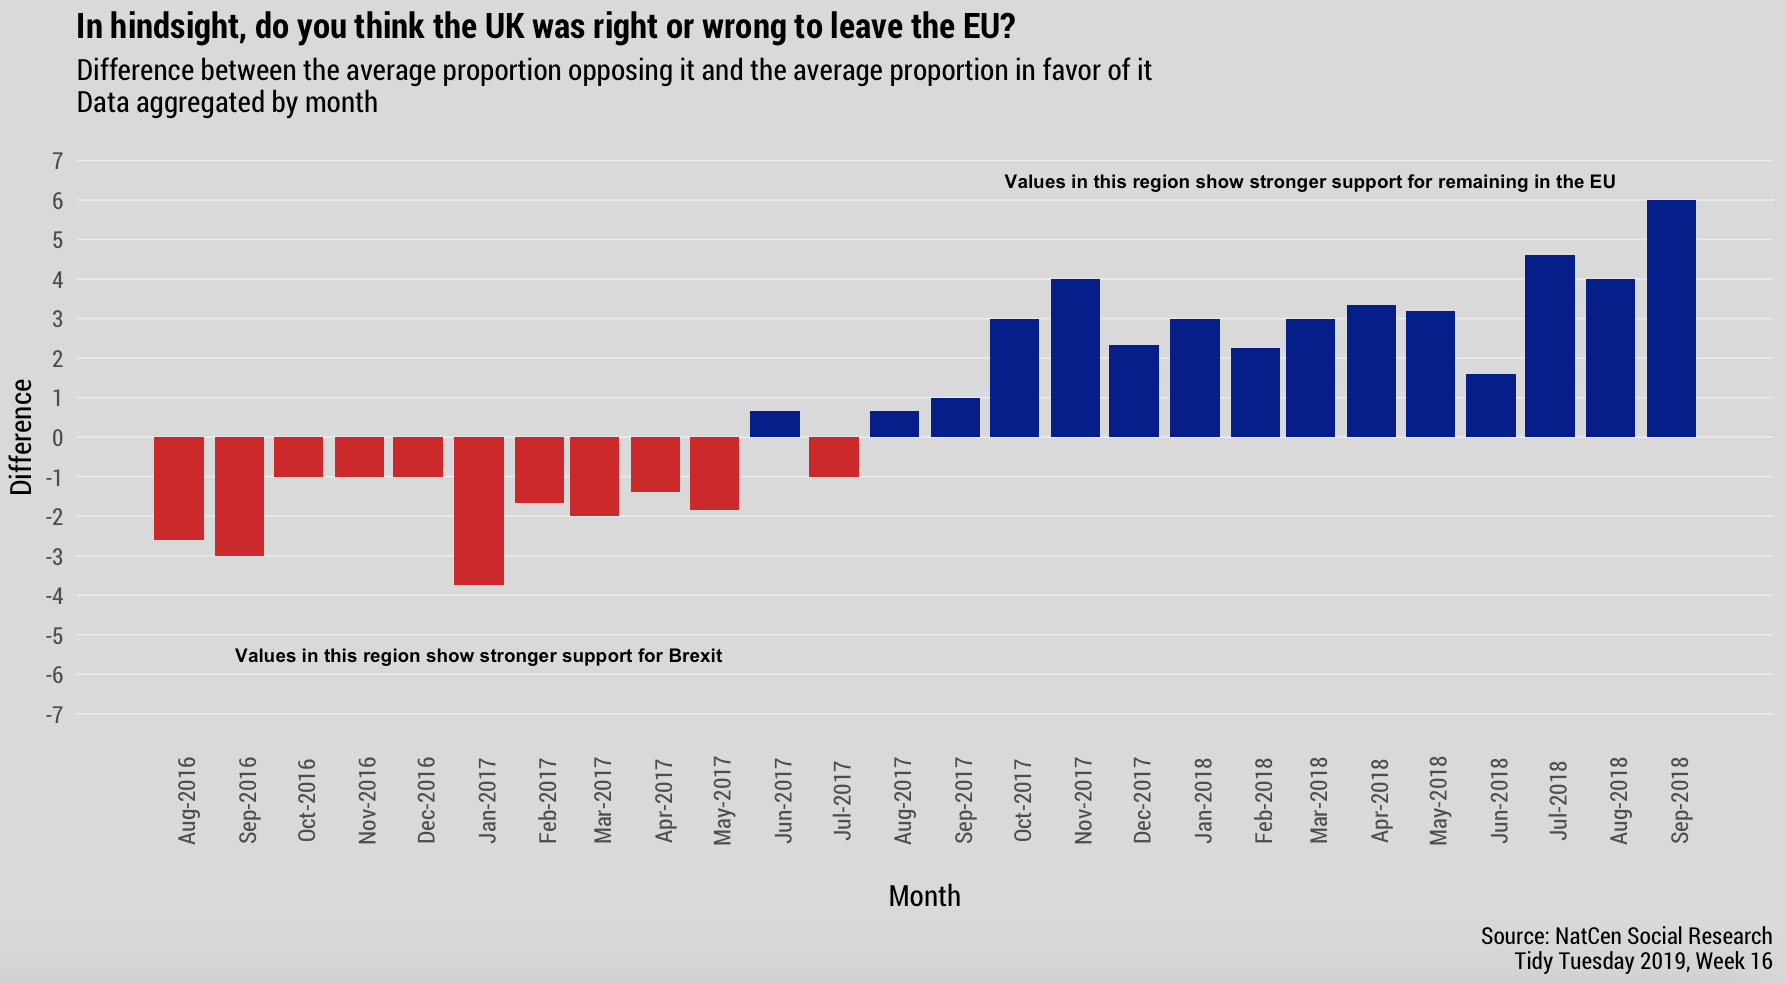

This chart was generated by the following R code:
remove(list = ls())
options(stringsAsFactors = FALSE)
options(scipen = 999)

setwd("/Users/francisco06121988/Desktop/rviz/tidy_tuesday_2019_week_15/")
library(tidyverse);library(lubridate)

brexit <- readr::read_csv("https://raw.githubusercontent.com/rfordatascience/tidytuesday/master/data/2019/2019-04-16/brexit.csv") %>%
    mutate(date = lubridate::dmy(date),
           month = floor_date(date, unit = "month"))

brexit %>%
    group_by(month) %>%
    summarise(mean_right = mean(percent_responding_right),
           mean_wrong = mean(percent_responding_wrong)) %>%
    mutate(result = mean_wrong-mean_right,
           my_fill = result >0) %>%
    ggplot(aes(x = month, y = result, fill = my_fill)) + 
    labs(x = "\nMonth",
         y = "Difference",
         title = "In hindsight, do you think the UK was right or wrong to leave the EU?",
         subtitle = "Difference between the average proportion opposing it and the average proportion in favor of it\nData aggregated by month",
         caption = "Source: NatCen Social Research\nTidy Tuesday 2019, Week 16") +
    geom_col() + 
    scale_x_date(date_labels = "%b-%Y",
                 breaks = seq.Date(ymd("2016-08-01"),ymd("2018-09-01"), by = "month")) + 
    theme_minimal() + 
    theme(
        text = element_text(family = "Roboto Condensed"),
        legend.position = "none",
        axis.text.x = element_text(angle = 90),
        panel.grid.minor.x = element_blank(),
        panel.grid.major.x = element_blank(),
        panel.grid.minor.y = element_blank(),
        panel.grid.major.y = element_line(size = 0.3),
        plot.background = element_rect(fill = "gray85"),
        plot.title = element_text(face = "bold")
    ) + 
    scale_y_continuous(limits = c(-7,7),
                       breaks = seq(-7,7, by = 1)) + 
    scale_fill_manual(values = c("firebrick3",
                                 "darkblue")) + 
    annotate(geom = "text",
             x = ymd("2017-01-01"),
             y = -5.5,
             label = "Values in this region show stronger support for Brexit",
             size = 2.5,
             fontface = "bold") + 
    annotate(geom = "text",
             x = ymd("2018-03-01"),
             y = 6.5,
             label = "Values in this region show stronger support for remaining in the EU",
             size = 2.5,
             fontface = "bold")
